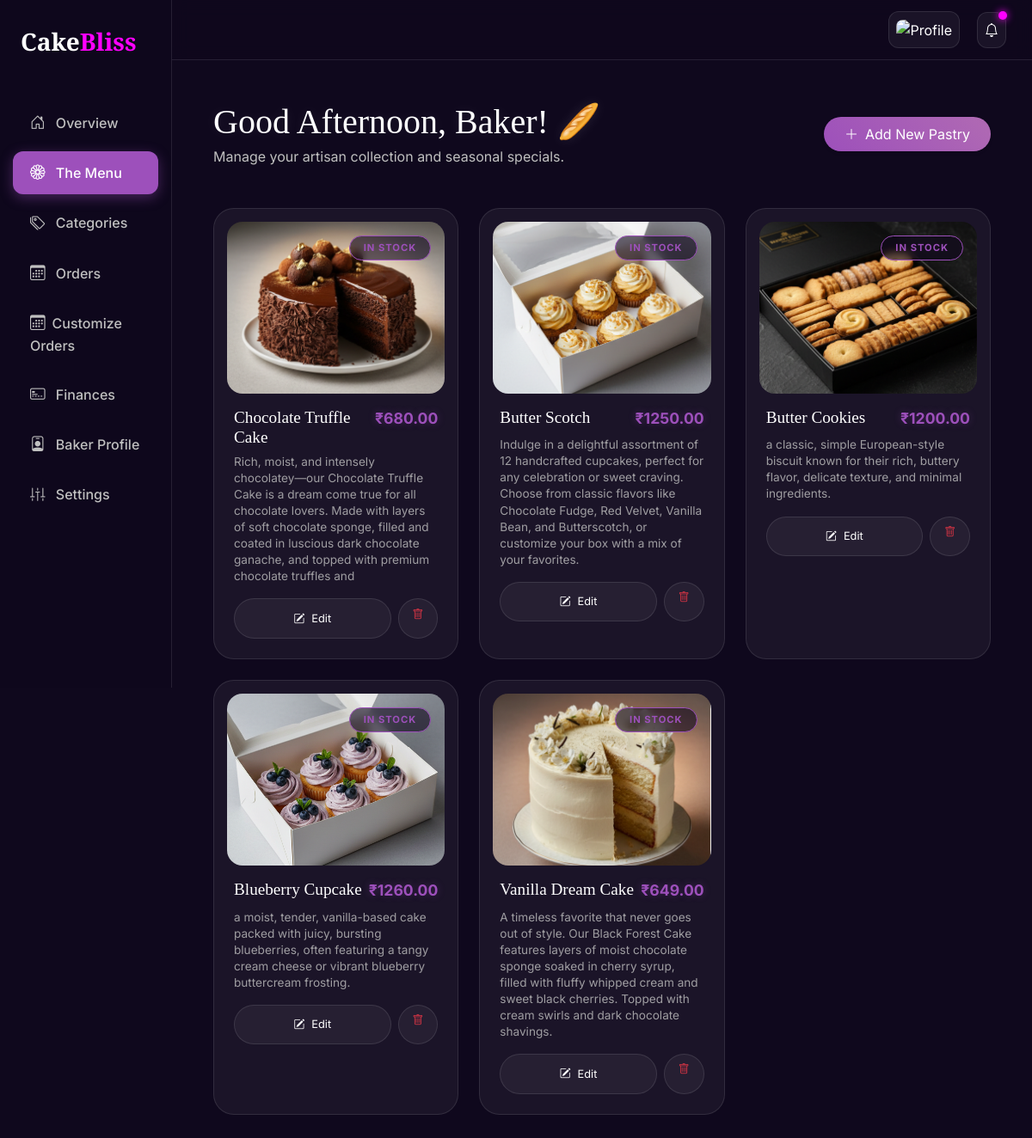
/seller/product.php, run on the app's committed database.
### tables this page shows
CREATE TABLE `pastries` (
  `id` int(11) NOT NULL,
  `pastry_name` varchar(150) NOT NULL,
  `pastry_price` decimal(10,2) NOT NULL,
  `pastry_description` varchar(255) NOT NULL,
  `pastry_image` varchar(255) DEFAULT NULL,
  `pastry_stock` tinyint(1) DEFAULT 0,
  `created_at` timestamp NOT NULL DEFAULT current_timestamp(),
  `category_id` int(11) NOT NULL,
  `baker_id` int(11) NOT NULL
);

### seller/product.php (the view, shortened to what this page needs)
<?php include('includes/header.php'); ?>
<div class="container-fluid">
    <div class="row">
        <?php include('includes/sidebar.php'); ?>
        <div class="col-md-9 ms-sm-auto col-lg-10 p-0">
            <?php include('includes/topbar.php'); ?>
            <main class="main-content px-md-5 py-5">
                <div class="d-flex justify-content-between align-items-center mb-5" data-aos="fade-down">
                    <div>
                        <h1 class="display-6 mb-1 text-white">The Menu</h1>
                        <p class="secondary mb-0">Manage your artisan collection and seasonal specials.</p>
                    </div>
                    <button class="btn btn-sage shadow-sm px-4 py-2" data-bs-toggle="modal" data-bs-target="#addProductModal">
                        <i class="bi bi-plus-lg me-2"></i>Add New Pastry
                    </button>
                </div>
                <div class="row row-cols-1 row-cols-md-2 row-cols-xl-3 g-4">
                    <?php
                    include('../config/config.php');
                    $sql = "SELECT * FROM pastries WHERE pastry_stock = 1";
                    $sql_run = mysqli_query($conn, $sql);
                    if (mysqli_num_rows($sql_run) > 0) {
                        foreach ($sql_run as $pastry) {
                    ?>
                            <div class="col">
                                <div class="product-card h-100">
                                    <div class="product-img-container">
                                        <?php
                                        $images = explode(',', $pastry['pastry_image']);
                                        ?>
                                        <img src="uploads/<?php echo $images[0]; ?>" class="product-img" alt="Pastry">
                                        <span class="badge badge-active position-absolute top-0 end-0 m-3 rounded-pill px-3 py-2">In Stock</span>
                                    </div>
                                    <div class="px-2 pb-2 mt-3">
                                        <div class="d-flex justify-content-between align-items-start mb-2">
                                            <h5 class="product-title m-0"><?php echo $pastry['pastry_name']; ?></h5>
                                            <span class="product-price">₹<?php echo $pastry['pastry_price']; ?></span>
                                        </div>
                                        <p class="product-desc mb-3"><?php echo $pastry['pastry_description']; ?></p>
                                        <div class="d-flex gap-2">
                                            <button class="btn btn-edit-product flex-grow-1 rounded-pill py-2 editBtn" data-id="<?php echo $pastry['id']; ?>">
                                                <i class="bi bi-pencil-square me-2"></i>Edit
                                            </button>
                                            <a href="delete_pastry.php?id=<?php echo $pastry['id']; ?>" class="btn btn-edit-product rounded-circle px-3 py-2" style="aspect-ratio: 1/1;" onclick="return confirm('Delete this pastry?')">
                                                <i class="bi bi-trash text-danger"></i>
                                            </a>
                                        </div>
                                    </div>
                                </div>
                            </div> <?php
                                }
                            }
                                    ?>
                </div>
            </main>
        </div>
    </div>
</div>
<?php include('includes/footer.php'); ?>

### seller/includes/header.php (shortened to what this page needs)
<!DOCTYPE html>
<html lang="en">
<head>
    <link href="https://cdn.jsdelivr.net/npm/bootstrap@5.3.0/dist/css/bootstrap.min.css" rel="stylesheet">
    <link rel="stylesheet" href="https://cdn.jsdelivr.net/npm/bootstrap-icons@1.11.1/font/bootstrap-icons.css">
    <link href="https://unpkg.com/aos@2.3.1/dist/aos.css" rel="stylesheet">
    <link rel="stylesheet" href="https://cdnjs.cloudflare.com/ajax/libs/font-awesome/6.4.2/css/all.min.css">
    <link rel="stylesheet" href="includes/css/style.css">
</head>
<body>

### seller/includes/sidebar.php
<nav class="col-md-3 col-lg-2 d-md-block sidebar p-0">
    <div class="p-4 mb-4 mt-2">
        <h3 class="fw-bold m-0">
            Cake<span style="color: var(--neon-magenta);">Bliss</span>
        </h3>
    </div>
    <ul class="nav flex-column">
        <li class="nav-item"><a class="nav-link" href="index.php"><i class="bi bi-house-door me-2"></i> Overview</a></li>
        <li class="nav-item"><a class="nav-link" href="product.php"><i class="bi bi-flower1 me-2"></i> The Menu</a></li>
        <li class="nav-item"><a class="nav-link" href="categories.php"><i class="bi bi-tags me-2"></i> Categories</a></li>
        <li class="nav-item"><a class="nav-link" href="orders.php"><i class="bi bi-calendar3 me-2"></i> Orders</a></li>
        <li class="nav-item"><a class="nav-link" href="customize_orders.php"><i class="bi bi-calendar3 me-2"></i>Customize Orders</a></li>
        <li class="nav-item"><a class="nav-link" href="finances.php"><i class="bi bi-credit-card-2-front me-2"></i> Finances</a></li>
        <li class="nav-item"><a class="nav-link" href="profile.php"><i class="bi bi-person-badge me-2"></i> Baker Profile</a></li>
        <li class="nav-item"><a class="nav-link" href="settings.php"><i class="bi bi-sliders2-vertical me-2"></i> Settings</a></li>
    </ul>
</nav>

### seller/includes/topbar.php (shortened to what this page needs)
<nav class="top-navbar">
    <div class="navbar-right">
        <div class="dropdown">
            <button class="profile-trigger" type="button" data-bs-toggle="dropdown" aria-expanded="false">
                <img src="images/emp_1.png" class="nav-avatar" alt="Profile">
            </button>
        </div>
        <div class="dropdown">
            <button class="notification-btn" type="button" data-bs-toggle="dropdown" aria-expanded="false">
                <i class="bi bi-bell"></i>
                <span class="pulse-badge"></span>
            </button>
        </div>
    </div>
</nav>

### seller/includes/footer.php (shortened to what this page needs)
</body>
</html>

### seller/includes/css/style.css (style rules this page uses)
:root { --deep-purple: #0f081d; --electric-lavender: #9d50bb; --neon-magenta: #ff00ff; --shimmer-silver: #C0C0C0; --glass: rgba(255, 255, 255, 0.05); --border-glass: rgba(255, 255, 255, 0.1); --sidebar-width: 250px; }
body { background-color: var(--deep-purple); color: var(--shimmer-silver); font-family: 'Inter', sans-serif; overflow-x: hidden; }
.sidebar { background: rgba(15, 8, 29, 0.95); backdrop-filter: blur(20px); border-right: 1px solid var(--border-glass); height: 100vh; position: fixed; z-index: 1000; }
.sidebar h3 { font-family: 'Playfair Display', serif; color: white; }
.sidebar .nav-link { color: var(--shimmer-silver); padding: 12px 20px; margin: 4px 15px; border-radius: 12px; transition: 0.3s; font-weight: 500; }
.sidebar .nav-link i { font-size: 1.1rem; transition: 0.3s; }
.sidebar .nav-link.active { background: var(--electric-lavender); color: white !important; box-shadow: 0 4px 15px rgba(157, 80, 187, 0.4); }
.top-navbar { height: 70px; background: rgba(15, 8, 29, 0.8); backdrop-filter: blur(10px); border-bottom: 1px solid var(--border-glass); display: flex; align-items: center; justify-content: flex-end; padding: 0 30px; position: sticky; top: 0; z-index: 999; }
.navbar-right { display: flex; align-items: center; gap: 20px; }
.profile-trigger, .notification-btn { background: var(--glass); border: 1px solid var(--border-glass); color: white; border-radius: 12px; padding: 8px; transition: 0.3s; position: relative; }
.nav-avatar { width: 32px; height: 32px; border-radius: 8px; object-fit: cover; }
.pulse-badge { position: absolute; top: -2px; right: -2px; width: 10px; height: 10px; background: var(--neon-magenta); border-radius: 50%; box-shadow: 0 0 10px var(--neon-magenta); }
.main-content { background-color: var(--deep-purple); min-height: 100vh; }
h1.display-6 { font-family: 'Playfair Display', serif; color: white; text-shadow: 0 0 15px rgba(255, 255, 255, 0.1); }
.btn-sage { background: linear-gradient(45deg, var(--electric-lavender), #b06ab3); border: none; color: white; padding: 10px 24px; border-radius: 50px; transition: 0.3s; }
.product-card { background: var(--glass) !important; border: 1px solid var(--border-glass) !important; border-radius: 24px !important; padding: 15px; transition: all 0.4s cubic-bezier(0.165, 0.84, 0.44, 1); height: 100%; }
.product-img-container { width: 100%; height: 200px; border-radius: 18px; overflow: hidden; position: relative; margin-bottom: 15px; }
.product-img { width: 100%; height: 100%; object-fit: cover; transition: transform 0.6s ease; }
.badge-active { background: rgba(15, 8, 29, 0.6) !important; backdrop-filter: blur(5px); border: 1px solid var(--electric-lavender); color: var(--electric-lavender); font-size: 0.7rem; letter-spacing: 1px; text-transform: uppercase; }
.product-title { font-family: 'Playfair Display', serif; font-size: 1.2rem; color: #ffffff; margin-bottom: 5px; }
.product-price { color: var(--electric-lavender); font-weight: 700; font-size: 1.1rem; text-shadow: 0 0 10px rgba(157, 80, 187, 0.3); }
.product-desc { font-size: 0.85rem; color: var(--shimmer-silver); opacity: 0.8; line-height: 1.4; }
.btn-edit-product { background: rgba(255, 255, 255, 0.05); border: 1px solid var(--border-glass); color: white; font-size: 0.8rem; transition: 0.3s; }

### data on the page
pastries: shows a picture, pastry_name "Chocolate Truffle Cake", pastry_price "680.00", pastry_description "Rich, moist, and intensely chocolatey—our Chocolate Truffle Cake is a dream come true for all chocolate lovers. Made with layers of soft chocolate sponge, filled and coated in luscious dark chocolate ganache, and topped with premium chocolate truffles and"
pastries: shows a picture, pastry_name "Butter Scotch", pastry_price "1250.00", pastry_description "Indulge in a delightful assortment of 12 handcrafted cupcakes, perfect for any celebration or sweet craving. Choose from classic flavors like Chocolate Fudge, Red Velvet, Vanilla Bean, and Butterscotch, or customize your box with a mix of your favorites."
pastries: shows a picture, pastry_name "Butter Cookies", pastry_price "1200.00", pastry_description "a classic, simple European-style biscuit known for their rich, buttery flavor, delicate texture, and minimal ingredients."
pastries: shows a picture, pastry_name "Blueberry Cupcake", pastry_price "1260.00", pastry_description "a moist, tender, vanilla-based cake packed with juicy, bursting blueberries, often featuring a tangy cream cheese or vibrant blueberry buttercream frosting."
pastries: shows a picture, pastry_name "Vanilla Dream Cake", pastry_price "649.00", pastry_description "A timeless favorite that never goes out of style. Our Black Forest Cake features layers of moist chocolate sponge soaked in cherry syrup, filled with fluffy whipped cream and sweet black cherries. Topped with cream swirls and dark chocolate shavings."
